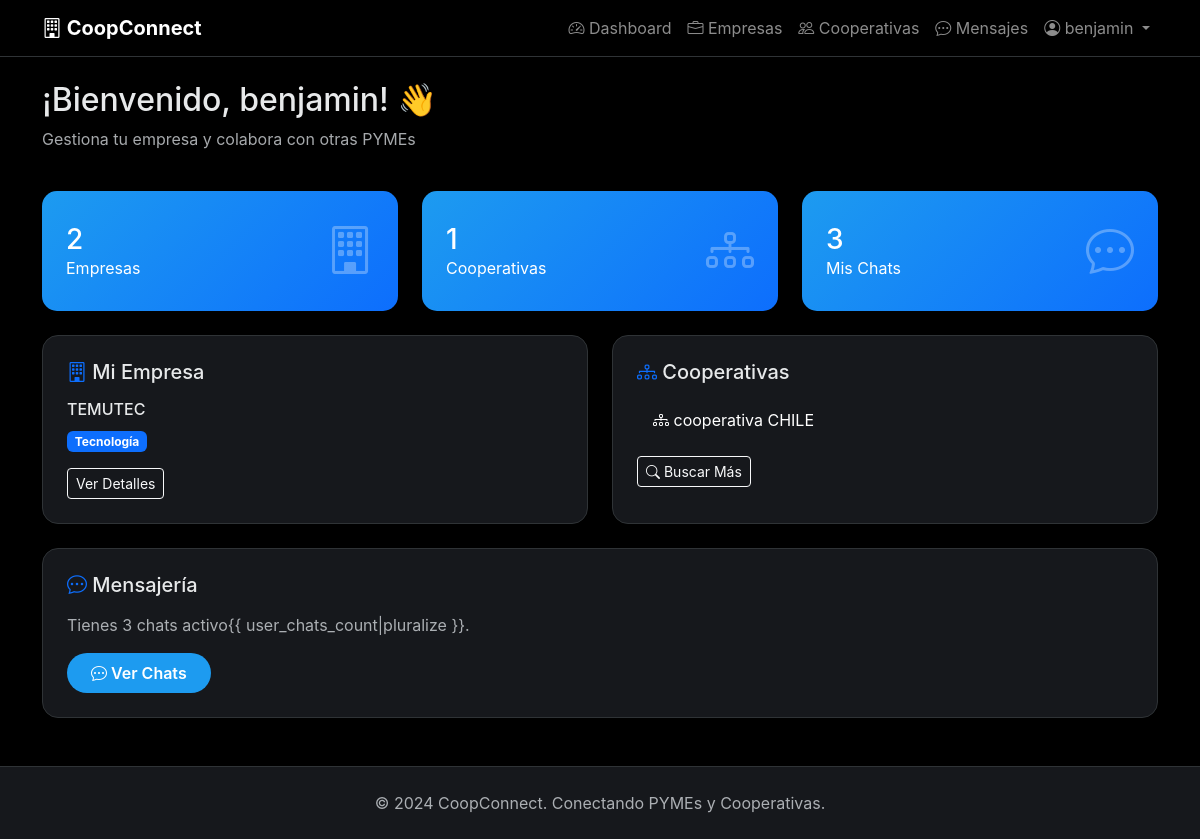
The app's page /dashboard/ (signed in) with its own data.
### accounts/models.py (models this page shows, shortened)
class Profile(models.Model):
    user = models.OneToOneField(User, on_delete=models.CASCADE, related_name='profile')
    company = models.ForeignKey('organizations.Company', on_delete=models.SET_NULL, null=True, blank=True, related_name='members')
    avatar = models.ImageField(upload_to='avatars/', null=True, blank=True)
    bio = models.TextField(max_length=500, blank=True)
    created_at = models.DateTimeField(auto_now_add=True)
    class Meta:
        verbose_name = 'Perfil'
        verbose_name_plural = 'Perfiles'

### organizations/models.py (models this page shows, shortened)
class Company(models.Model):
    name = models.CharField(max_length=200, unique=True, verbose_name='Nombre')
    sector = models.CharField(max_length=50, choices=SECTOR_CHOICES, verbose_name='Sector')
    description = models.TextField(verbose_name='Descripción')
    access_code = models.CharField(max_length=20, default='123456', verbose_name='Código de Acceso', help_text='Código para que otros usuarios se unan a tu empresa')
    created_by = models.ForeignKey(User, on_delete=models.SET_NULL, null=True, related_name='companies_created')
    created_at = models.DateTimeField(auto_now_add=True)
    class Meta:
        verbose_name = 'Empresa'
        verbose_name_plural = 'Empresas'
        ordering = ['-created_at']

class Cooperative(models.Model):
    name = models.CharField(max_length=200, unique=True, verbose_name='Nombre')
    sector = models.CharField(max_length=50, choices=SECTOR_CHOICES, verbose_name='Sector')
    description = models.TextField(verbose_name='Descripción')
    companies = models.ManyToManyField(Company, related_name='cooperatives', blank=True)
    created_by = models.ForeignKey(User, on_delete=models.SET_NULL, null=True, related_name='cooperatives_created')
    created_at = models.DateTimeField(auto_now_add=True)
    class Meta:
        verbose_name = 'Cooperativa'
        verbose_name_plural = 'Cooperativas'
        ordering = ['-created_at']

### accounts/views.py (the view)
# urls.py: path('dashboard/', dashboard, name='dashboard'),
@login_required
def dashboard(request):
    companies_count = Company.objects.count()
    cooperatives_count = Cooperative.objects.count()
    user_chats_count = Chat.objects.filter(participants=request.user).count()
    context = {
        'user': request.user,
        'profile': request.user.profile,
        'companies_count': companies_count,
        'cooperatives_count': cooperatives_count,
        'user_chats_count': user_chats_count,
    }
    return render(request, 'dashboard.html', context)

### templates/dashboard.html (shortened to what this page needs)
{% extends 'base.html' %}
{% load static %}
{% block content %}
<div class="container mt-4">
    <div class="row mb-4">
        <div class="col-12">
            <h2>¡Bienvenido, {{ user.username }}! 👋</h2>
            <p class="text-muted">Gestiona tu empresa y colabora con otras PYMEs</p>
        </div>
    </div>
    <div class="row g-4 mb-4">
        <div class="col-md-4">
            <div class="card stat-card p-4">
                <div class="d-flex justify-content-between align-items-center">
                    <div>
                        <h3 class="mb-0">{{ companies_count }}</h3>
                        <p class="mb-0">Empresas</p>
                    </div>
                    <i class="bi bi-building" style="font-size: 3rem; opacity: 0.3;"></i>
                </div>
            </div>
        </div>
        <div class="col-md-4">
            <div class="card stat-card p-4">
                <div class="d-flex justify-content-between align-items-center">
                    <div>
                        <h3 class="mb-0">{{ cooperatives_count }}</h3>
                        <p class="mb-0">Cooperativas</p>
                    </div>
                    <i class="bi bi-diagram-3" style="font-size: 3rem; opacity: 0.3;"></i>
                </div>
            </div>
        </div>
        <div class="col-md-4">
            <div class="card stat-card p-4">
                <div class="d-flex justify-content-between align-items-center">
                    <div>
                        <h3 class="mb-0">{{ user_chats_count }}</h3>
                        <p class="mb-0">Mis Chats</p>
                    </div>
                    <i class="bi bi-chat-dots" style="font-size: 3rem; opacity: 0.3;"></i>
                </div>
            </div>
        </div>
    </div>
    <div class="row g-4">
        <div class="col-md-6">
            <div class="card-custom p-4 h-100">
                <h5 class="mb-3">
                    <i class="bi bi-building text-primary"></i> Mi Empresa
                </h5>
                {% if profile.company %}
                <div class="mb-3">
                    <h6>{{ profile.company.name }}</h6>
                    <p class="text-muted mb-0">
                        <span class="badge bg-primary">{{ profile.company.get_sector_display }}</span>
                    </p>
                </div>
                <a href="{% url 'organizations:company_detail' profile.company.id %}"
                    class="btn btn-outline-light btn-sm">Ver Detalles</a>
                {% endif %}
            </div>
        </div>
        <div class="col-md-6">
            <div class="card-custom p-4 h-100">
                <h5 class="mb-3">
                    <i class="bi bi-diagram-3 text-primary"></i> Cooperativas
                </h5>
                {% if profile.company and profile.company.cooperatives.exists %}
                <div class="list-group list-group-flush mb-3">
                    {% for coop in profile.company.cooperatives.all %}
                    <a href="{% url 'organizations:cooperative_detail' coop.id %}"
                        class="list-group-item list-group-item-action bg-transparent border-secondary text-white">
                        <i class="bi bi-diagram-3"></i> {{ coop.name }}
                    </a>
                    {% endfor %}
                </div>
                <a href="{% url 'organizations:cooperative_list' %}" class="btn btn-outline-light btn-sm">
                    <i class="bi bi-search"></i> Buscar Más
                </a>
                {% endif %}
            </div>
        </div>
        <div class="col-md-12">
            <div class="card-custom p-4">
                <h5 class="mb-3">
                    <i class="bi bi-chat-dots text-primary"></i> Mensajería
                </h5>
                {% if user_chats_count > 0 %}
                <p class="text-muted">Tienes {{ user_chats_count }} chat{{ user_chats_count|pluralize }} activo{{
                    user_chats_count|pluralize }}.</p>
                <a href="{% url 'messaging:chat_list' %}" class="btn btn-primary-custom">
                    <i class="bi bi-chat-dots"></i> Ver Chats
                </a>
                {% else %}
                <p class="text-muted">No tienes chats aún. Únete a una empresa o cooperativa para comenzar a chatear.
                </p>
                <a href="{% url 'messaging:chat_list' %}" class="btn btn-outline-light">
                    <i class="bi bi-chat-dots"></i> Mis Chats
                </a>
                {% endif %}
            </div>
        </div>
    </div>
</div>
{% endblock %}

### templates/base.html (shortened to what this page needs)
<!DOCTYPE html>
{% load static %}
<html lang="es" data-bs-theme="dark">
<head>
    <link href="https://cdn.jsdelivr.net/npm/bootstrap@5.3.2/dist/css/bootstrap.min.css" rel="stylesheet">
    <link rel="stylesheet" href="https://cdn.jsdelivr.net/npm/bootstrap-icons@1.11.1/font/bootstrap-icons.css">
    <link rel="stylesheet" href="{% static 'css/styles.css' %}">
</head>
<body>
    {% block navbar %}
    <nav class="navbar navbar-expand-lg navbar-dark navbar-custom sticky-top">
        <div class="container">
            <a class="navbar-brand fw-bold" href="{% url 'dashboard' %}">
                <i class="bi bi-building"></i> CoopConnect
            </a>
            <div class="collapse navbar-collapse" id="navbarNav">
                <ul class="navbar-nav ms-auto">
                    <li class="nav-item">
                        <a class="nav-link" href="{% url 'dashboard' %}">
                            <i class="bi bi-speedometer2"></i> Dashboard
                        </a>
                    </li>
                    <li class="nav-item">
                        <a class="nav-link" href="{% url 'organizations:company_list' %}">
                            <i class="bi bi-briefcase"></i> Empresas
                        </a>
                    </li>
                    <li class="nav-item">
                        <a class="nav-link" href="{% url 'organizations:cooperative_list' %}">
                            <i class="bi bi-people"></i> Cooperativas
                        </a>
                    </li>
                    <li class="nav-item">
                        <a class="nav-link" href="{% url 'messaging:chat_list' %}">
                            <i class="bi bi-chat-dots"></i> Mensajes
                        </a>
                    </li>
                    <li class="nav-item dropdown">
                        <a class="nav-link dropdown-toggle" href="#" role="button" data-bs-toggle="dropdown">
                            <i class="bi bi-person-circle"></i> {{ user.username }}
                        </a>
                    </li>
                </ul>
            </div>
        </div>
    </nav>
    {% endblock %}
    <div class="content-wrapper">
        {% block content %}{% endblock %}
    </div>
    {% block footer %}
    <footer class="py-4 mt-5">
        <div class="container text-center text-muted">
            <p class="mb-0">&copy; 2024 CoopConnect. Conectando PYMEs y Cooperativas.</p>
        </div>
    </footer>
    {% endblock %}
</body>
</html>

### static/css/styles.css (style rules this page uses)
:root { --primary-blue: #1d9bf0; --dark-bg: #000000; --card-bg: #16181c; --border-color: #2f3336; --text-color: #e7e9ea; --text-muted: #71767b; }
body { background-color: var(--dark-bg); color: var(--text-color); font-family: -apple-system, BlinkMacSystemFont, "Segoe UI", Roboto, "Helvetica Neue", Arial, sans-serif; min-height: 100vh; display: flex; flex-direction: column; }
.navbar-custom { background-color: rgba(0, 0, 0, 0.95) !important; backdrop-filter: blur(10px); border-bottom: 1px solid var(--border-color); }
.navbar { background-color: #16181c; border-bottom: 1px solid var(--border-color); }
.navbar-brand { font-weight: 700; }
.card-custom { background-color: var(--card-bg); border: 1px solid var(--border-color); border-radius: 16px; transition: all 0.3s ease; }
.stat-card { background: linear-gradient(135deg, var(--primary-blue), #0d6efd); border: none; border-radius: 15px; color: white; }
.btn-primary-custom { background-color: var(--primary-blue); border: none; padding: 0.5rem 1.5rem; font-weight: 600; border-radius: 50px; transition: all 0.3s ease; color: white; }
.content-wrapper { flex: 1; }
footer { background-color: var(--card-bg); border-top: 1px solid var(--border-color); margin-top: auto; }

### records on screen
Profile: company.name "TEMUTEC", company.sector "Tecnología"
Cooperative: name "cooperativa CHILE"

### other values on screen
{{ user.username }} "benjamin"
{{ companies_count }} "2"
{{ cooperatives_count }} "1"
{{ user_chats_count }} "3"
